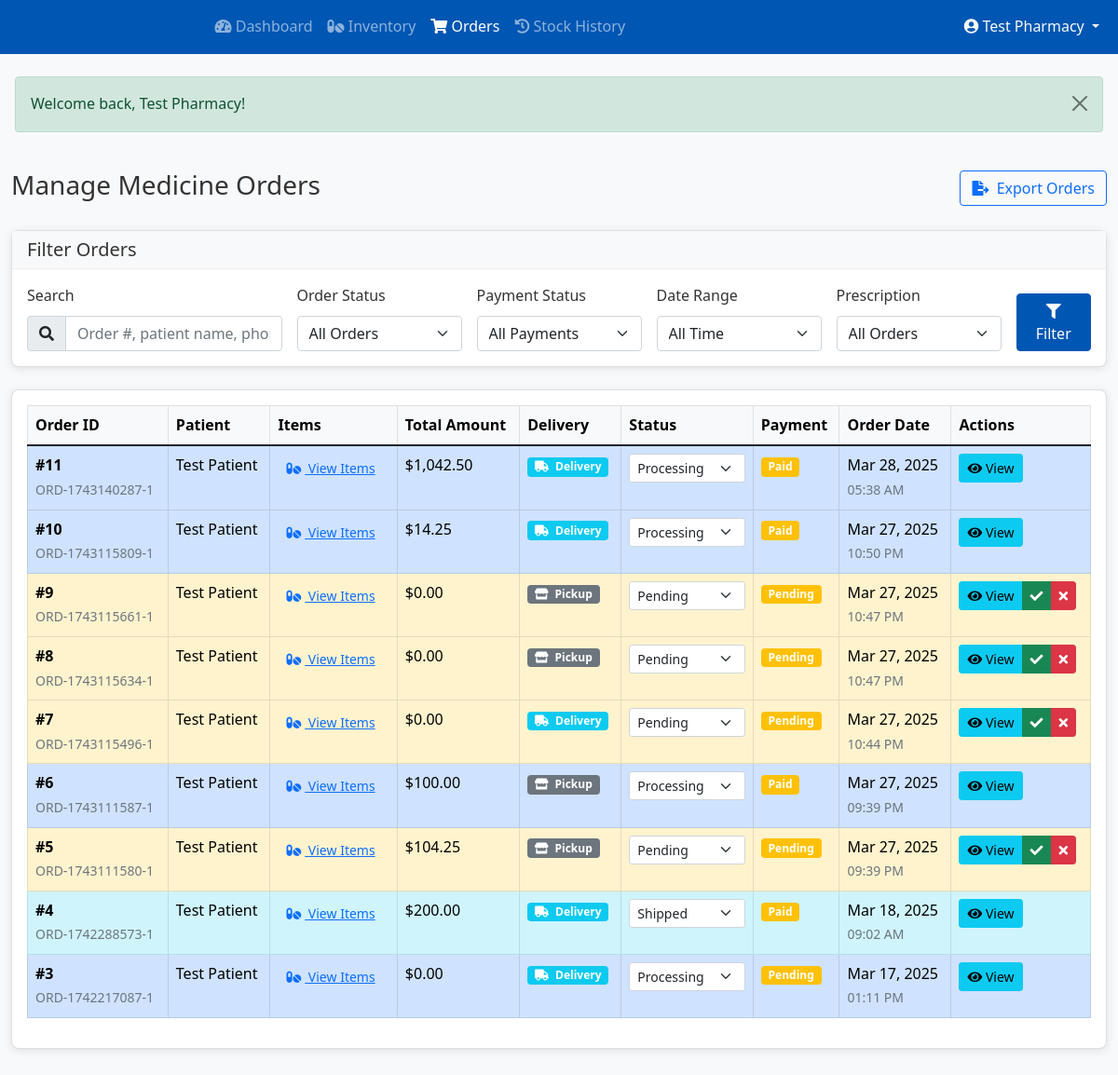
/index.php?module=service&controller=ServiceController&action=pharmacy_orders (signed in), run on the app's committed database.
### tables this page shows
CREATE TABLE IF NOT EXISTS `medicine_orders` (
  `id` int NOT NULL AUTO_INCREMENT,
  `patient_id` int NOT NULL,
  `pharmacy_id` int NOT NULL,
  `prescription_id` int DEFAULT NULL,
  `order_number` varchar(50) DEFAULT NULL,
  `total_amount` decimal(10,2) NOT NULL,
  `payment_status` enum('pending','paid','failed','refunded') DEFAULT 'pending',
  `order_status` enum('pending','processing','shipped','delivered','cancelled') DEFAULT 'pending',
  `delivery_address` text,
  `notes` text,
  `delivery_notes` text,
  `created_at` timestamp NULL DEFAULT CURRENT_TIMESTAMP,
  `updated_at` timestamp NULL DEFAULT CURRENT_TIMESTAMP ON UPDATE CURRENT_TIMESTAMP,
  PRIMARY KEY (`id`),
  UNIQUE KEY `order_number` (`order_number`),
  KEY `patient_id` (`patient_id`),
  KEY `prescription_id` (`prescription_id`),
  KEY `idx_pharmacy_order_status` (`pharmacy_id`,`order_status`)
);

CREATE TABLE IF NOT EXISTS `patients` (
  `id` int NOT NULL AUTO_INCREMENT,
  `user_id` int NOT NULL,
  `name` varchar(255) NOT NULL,
  `email` varchar(255) NOT NULL,
  `phone` varchar(20) DEFAULT NULL,
  `dob` date DEFAULT NULL,
  `gender` enum('male','female','other') DEFAULT NULL,
  `blood_group` varchar(5) DEFAULT NULL,
  `emergency_contact` varchar(255) DEFAULT NULL,
  `address` text,
  `medical_history` text,
  `created_at` timestamp NULL DEFAULT CURRENT_TIMESTAMP,
  `updated_at` timestamp NULL DEFAULT CURRENT_TIMESTAMP ON UPDATE CURRENT_TIMESTAMP,
  PRIMARY KEY (`id`),
  UNIQUE KEY `user_id` (`user_id`),
  UNIQUE KEY `email` (`email`)
);

### modules/service/views/pharmacy/orders.php (the view, shortened to what the rows shown need)
<!DOCTYPE html>
<html lang="en">
<head>
    <link href="https://cdn.jsdelivr.net/npm/bootstrap@5.1.3/dist/css/bootstrap.min.css" rel="stylesheet">
    <link href="https://cdnjs.cloudflare.com/ajax/libs/font-awesome/5.15.4/css/all.min.css" rel="stylesheet">
    <link href="<?php echo SITE_URL; ?>assets/css/style.css" rel="stylesheet">
</head>
<body>
<div class="container-fluid py-4">
    <div class="row">
        <div class="col-12">
            <div class="d-flex justify-content-between align-items-center mb-4">
                    <h1 class="h3">Manage Medicine Orders</h1>
            </div>
            <div class="card">
                <div class="card-body">
                    <div class="table-responsive">
                        <table class="table table-bordered table-hover">
                                <thead class="table-light">
                                    <tr>
                                    <th>Order ID</th>
                                    <th>Patient</th>
                                    <th>Items</th>
                                    <th>Total Amount</th>
                                        <th>Delivery</th>
                                    <th>Status</th>
                                        <th>Payment</th>
                                    <th>Order Date</th>
                                    <th>Actions</th>
                                </tr>
                            </thead>
                            <tbody>
                                <?php if (!empty($orders)): ?>
                                    <?php foreach ($orders as $order): ?>
                                            <tr class="<?php echo $this->getOrderRowClass($order['order_status']); ?>">
                                                <td>
                                                    <strong>#<?php echo htmlspecialchars($order['id']); ?></strong>
                                                    <?php if ($order['order_number']): ?>
                                                        <br><small class="text-muted"><?php echo htmlspecialchars($order['order_number']); ?></small>
                                                    <?php endif; ?>
                                                </td>
                                                <td>
                                                    <?php echo htmlspecialchars($order['patient_name']); ?>
                                                </td>
                                            <td>
                                                <button type="button" class="btn btn-sm btn-link"
                                                        onclick="viewOrderItems(<?php echo $order['id']; ?>)">
                                                        <i class="fas fa-pills me-1"></i> View Items
                                                </button>
                                            </td>
                                            <td>$<?php echo number_format($order['total_amount'], 2); ?></td>
                                            <td>
                                                    <?php if (!empty($order['delivery_address'])): ?>
                                                        <span class="badge bg-info">
                                                            <i class="fas fa-truck me-1"></i> Delivery
                                                        </span>
                                                <?php else: ?>
                                                        <span class="badge bg-secondary">
                                                            <i class="fas fa-store me-1"></i> Pickup
                                                        </span>
                                                <?php endif; ?>
                                            </td>
                                            <td>
                                                <select class="form-select form-select-sm status-select"
                                                        onchange="updateOrderStatus(<?php echo $order['id']; ?>, this.value)"
                                                        <?php echo $order['order_status'] === 'cancelled' ? 'disabled' : ''; ?>>
                                                    <option value="pending" <?php echo $order['order_status'] === 'pending' ? 'selected' : ''; ?>>Pending</option>
                                                    <option value="processing" <?php echo $order['order_status'] === 'processing' ? 'selected' : ''; ?>>Processing</option>
                                                    <option value="shipped" <?php echo $order['order_status'] === 'shipped' ? 'selected' : ''; ?>>Shipped</option>
                                                </select>
                                            </td>
                                                <td>
                                                    <span class="badge bg-<?php echo $order['payment_status'] === 'completed' ? 'success' : 'warning'; ?>">
                                                        <?php echo ucfirst($order['payment_status']); ?>
                                                    </span>
                                                </td>
                                                <td>
                                                    <?php
                                                        echo date('M d, Y', strtotime($order['created_at']));
                                                        echo '<br><small class="text-muted">' . date('h:i A', strtotime($order['created_at'])) . '</small>';
                                                    ?>
                                                </td>
                                            <td>
                                                <div class="btn-group">
                                                    <a href="index.php?module=service&action=pharmacy_order_details&id=<?php echo $order['id']; ?>"
                                                       class="btn btn-sm btn-info">
                                                        <i class="fas fa-eye"></i> View
                                                    </a>
                                                    <?php if ($order['order_status'] === 'pending'): ?>
                                                            <button type="button" class="btn btn-sm btn-success"
                                                                    onclick="updateOrderStatus(<?php echo $order['id']; ?>, 'processing')">
                                                                <i class="fas fa-check"></i>
                                                            </button>
                                                        <button type="button" class="btn btn-sm btn-danger"
                                                                    onclick="if(confirm('Are you sure you want to cancel this order?')) updateOrderStatus(<?php echo $order['id']; ?>, 'cancelled')">
                                                            <i class="fas fa-times"></i>
                                                        </button>
                                                    <?php endif; ?>
                                                </div>
                                            </td>
                                        </tr>
                                    <?php endforeach; ?>
                                <?php else: ?>
                                    <tr>
                                            <td colspan="<?php echo ($current_status === 'pending') ? '10' : '9'; ?>" class="text-center">No orders found</td>
                                    </tr>
                                <?php endif; ?>
                            </tbody>
                        </table>
                    </div>
                </div>
            </div>
        </div>
    </div>
</div>
</body>
</html>

### data on the page
medicine_orders: id "11", order_number "ORD-1743140287-1", patient.name "Test Patient", total_amount "1,042.50", shows "Delivery", order_status+id "Processing", payment_status "Paid", created_at "Mar 28, 2025", created_at "05:38 AM"
medicine_orders: id "10", order_number "ORD-1743115809-1", patient.name "Test Patient", total_amount "14.25", delivery_address "Delivery", order_status+id "Processing", payment_status "Paid", created_at "Mar 27, 2025", created_at "10:50 PM"
medicine_orders: id "9", order_number "ORD-1743115661-1", patient.name "Test Patient", total_amount "0.00", shows "Pickup", order_status+id "Pending", payment_status "Pending", created_at "Mar 27, 2025", created_at "10:47 PM"
medicine_orders: id "8", order_number "ORD-1743115634-1", patient.name "Test Patient", total_amount "0.00", shows "Pickup", order_status+id "Pending", payment_status "Pending", created_at "Mar 27, 2025", created_at "10:47 PM"
medicine_orders: id "7", order_number "ORD-1743115496-1", patient.name "Test Patient", total_amount "0.00", shows "Delivery", order_status+id "Pending", payment_status "Pending", created_at "Mar 27, 2025", created_at "10:44 PM"
medicine_orders: id "6", order_number "ORD-1743111587-1", patient.name "Test Patient", total_amount "100.00", shows "Pickup", order_status+id "Processing", payment_status "Paid", created_at "Mar 27, 2025", created_at "09:39 PM"
medicine_orders: id "5", order_number "ORD-1743111580-1", patient.name "Test Patient", total_amount "104.25", shows "Pickup", order_status+id "Pending", payment_status "Pending", created_at "Mar 27, 2025", created_at "09:39 PM"
medicine_orders: id "4", order_number "ORD-1742288573-1", patient.name "Test Patient", total_amount "200.00", shows "Delivery", order_status+id "Shipped", payment_status "Paid", created_at "Mar 18, 2025", created_at "09:02 AM"
medicine_orders: id "3", order_number "ORD-1742217087-1", patient.name "Test Patient", total_amount "0.00", shows "Delivery", order_status+id "Processing", payment_status "Pending", created_at "Mar 17, 2025", created_at "01:11 PM"

### other printed values
$_SESSION['name'] "Test Pharmacy"
$_SESSION['success'] "Welcome back, Test Pharmacy!"
